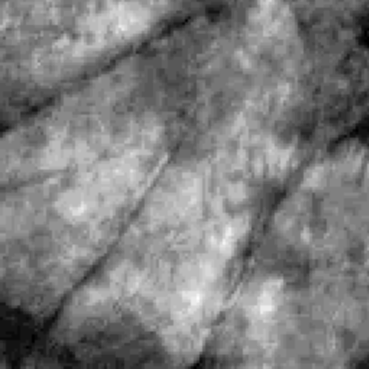
#> input picture merge/saved_image2.jpg, 369 x 369 px; its folder holds 3 pictures in this run
$ python merge.py
#> lines starting #> are read from the running program, lines starting #| are printed output that depends on the picture
import os
from PIL import Image


def merge_images_from_folder(folder_path, output_path):
    # 获取文件夹中所有的 JPG 图片文件路径
#> called with folder_path = './merge', output_path = 'merged_image.jpg'
    image_paths = [os.path.join(folder_path, file) for file in os.listdir(folder_path) if file.lower().endswith(".jpg")]

    if not image_paths:
        print("文件夹中没有 JPG 图片。")
        return

    images = [Image.open(image_path) for image_path in image_paths]
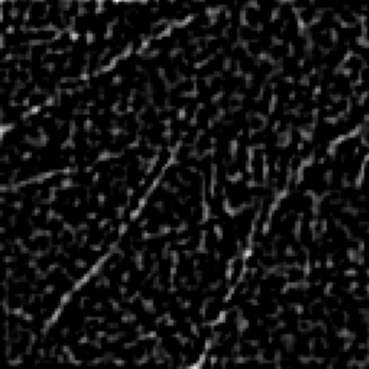
#> input picture merge/saved_image3.jpg, 369 x 369 px
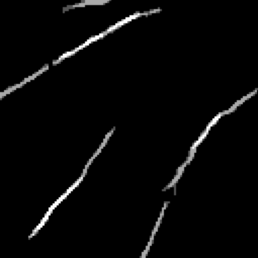
#> input picture merge/saved_image4.jpg, 258 x 258 px
#> images = 3 items

    # 获取最大宽度和高度
    max_width = max(image.width for image in images)
#> max_width = 369
    max_height = max(image.height for image in images)
#> max_height = 369

    # 创建新的空白图片
    merged_image = Image.new("RGB", (max_width * len(images), max_height), (255, 255, 255))
#> merged_image: PIL image 1107x369 RGB; every value is 255

    # 将图片逐个粘贴到新图片中，居中显示
    for i, image in enumerate(images):
        offset = ((max_width - image.width) // 2, (max_height - image.height) // 2)
        merged_image.paste(image, (i * max_width + offset[0], offset[1]))
#> this loop made 3 passes
#> offset on passes 1 to 3: (0, 0), (0, 0), (55, 55)
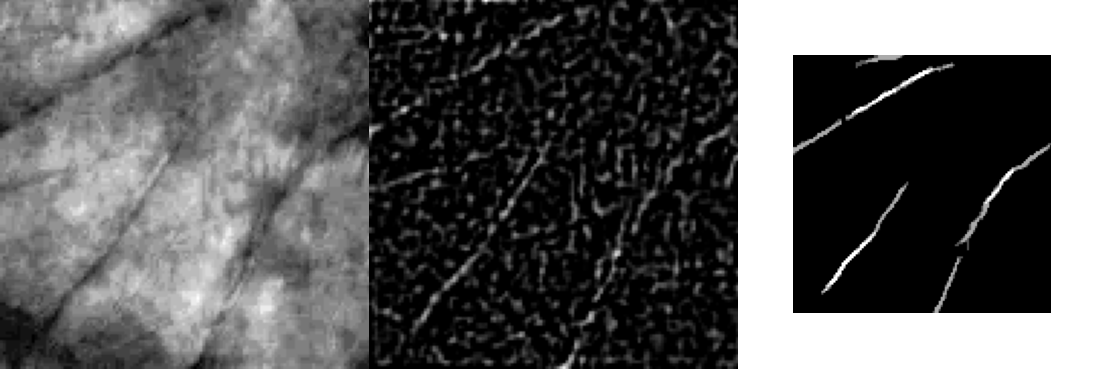
#> merged_image: PIL image 1107x369 RGB; min 0, max 255, mean 92.4

    # 保存合并后的图片
    merged_image.save(output_path)


if __name__ == "__main__":
    # 请替换为您的文件夹路径
    folder_path = "./merge"

    # 请替换为您希望保存合并后图片的路径
    output_path = "merged_image.jpg"

    merge_images_from_folder(folder_path, output_path)
